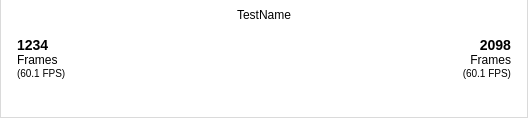
<?xml version="1.0" encoding="UTF-8"?>
<ui version="4.0">
 <class>DuelWidget</class>
 <widget class="QWidget" name="DuelWidget">
  <property name="geometry">
   <rect>
    <x>0</x>
    <y>0</y>
    <width>528</width>
    <height>118</height>
   </rect>
  </property>
  <property name="sizePolicy">
   <sizepolicy hsizetype="Preferred" vsizetype="MinimumExpanding">
    <horstretch>0</horstretch>
    <verstretch>0</verstretch>
   </sizepolicy>
  </property>
  <property name="minimumSize">
   <size>
    <width>0</width>
    <height>118</height>
   </size>
  </property>
  <property name="maximumSize">
   <size>
    <width>16777215</width>
    <height>118</height>
   </size>
  </property>
  <property name="windowTitle">
   <string>Form</string>
  </property>
  <property name="styleSheet">
   <string notr="true">QWidget#mainWidget
{
	background-color: #dadada;
}

QWidget#centerPanel,#yourPanel,#otherPanel
{
	background-color: #fff;
}

QLabel#testNameLabel
{
	font-size: 12px;
}

QLabel#testIconLabel
{
	border-image: url(:/gl_manhattan.png) stretch stretch 0 0 0 0;
}

QLabel#indicatorLabelRight
{
	border-image: url(:/duel_red_arrow.png) stretch stretch 0 0 0 0;
	color: #fff;
	font-size: 12px;
}

QLabel#indicatorLabelLeft
{
	color: #fff;
	font-size: 12px;
	border-image: url(:/duel_green_arrow.png) stretch stretch 0 0 0 0;
}

QWidget#yourScoreLabel,#otherScoreLabel
{
	font-size: 14px;
	font-weight: bold;
}

QWidget#yourMetricLabel,#otherMetricLabel
{
	font-size: 12px;
}

QWidget#yourFpsLabel,#otherFpsLabel
{
	font-size: 10px;
}</string>
  </property>
  <property name="blueArrowLeft" stdset="0">
   <string>:/duel_blue_arrow_left.png</string>
  </property>
  <property name="blueArrowRight" stdset="0">
   <string>:/duel_blue_arrow_right.png</string>
  </property>
  <property name="redArrow" stdset="0">
   <string>:/duel_red_arrow.png</string>
  </property>
  <property name="greenArrow" stdset="0">
   <string>:/duel_green_arrow.png</string>
  </property>
  <property name="blankArrow" stdset="0">
   <string>:/duel_arrow_blank.png</string>
  </property>
  <layout class="QVBoxLayout" name="verticalLayout_2">
   <property name="spacing">
    <number>0</number>
   </property>
   <property name="leftMargin">
    <number>0</number>
   </property>
   <property name="topMargin">
    <number>0</number>
   </property>
   <property name="rightMargin">
    <number>0</number>
   </property>
   <property name="bottomMargin">
    <number>0</number>
   </property>
   <item>
    <widget class="QWidget" name="mainWidget" native="true">
     <property name="sizePolicy">
      <sizepolicy hsizetype="Preferred" vsizetype="MinimumExpanding">
       <horstretch>0</horstretch>
       <verstretch>0</verstretch>
      </sizepolicy>
     </property>
     <layout class="QHBoxLayout" name="horizontalLayout_2" stretch="1,1,1">
      <property name="spacing">
       <number>0</number>
      </property>
      <property name="leftMargin">
       <number>1</number>
      </property>
      <property name="topMargin">
       <number>0</number>
      </property>
      <property name="rightMargin">
       <number>1</number>
      </property>
      <property name="bottomMargin">
       <number>1</number>
      </property>
      <item>
       <widget class="QWidget" name="yourPanel" native="true">
        <layout class="QVBoxLayout" name="verticalLayout_6">
         <property name="spacing">
          <number>0</number>
         </property>
         <property name="leftMargin">
          <number>16</number>
         </property>
         <property name="topMargin">
          <number>6</number>
         </property>
         <property name="rightMargin">
          <number>16</number>
         </property>
         <property name="bottomMargin">
          <number>6</number>
         </property>
         <item>
          <spacer name="verticalSpacer_2">
           <property name="orientation">
            <enum>Qt::Vertical</enum>
           </property>
           <property name="sizeHint" stdset="0">
            <size>
             <width>20</width>
             <height>40</height>
            </size>
           </property>
          </spacer>
         </item>
         <item>
          <widget class="QLabel" name="yourScoreLabel">
           <property name="text">
            <string>1234</string>
           </property>
           <property name="alignment">
            <set>Qt::AlignBottom|Qt::AlignLeading|Qt::AlignLeft</set>
           </property>
          </widget>
         </item>
         <item>
          <widget class="QLabel" name="yourMetricLabel">
           <property name="text">
            <string>Frames</string>
           </property>
           <property name="alignment">
            <set>Qt::AlignLeading|Qt::AlignLeft|Qt::AlignVCenter</set>
           </property>
          </widget>
         </item>
         <item>
          <widget class="QLabel" name="yourFpsLabel">
           <property name="text">
            <string>(60.1 FPS)</string>
           </property>
           <property name="alignment">
            <set>Qt::AlignLeading|Qt::AlignLeft|Qt::AlignTop</set>
           </property>
          </widget>
         </item>
         <item>
          <spacer name="verticalSpacer">
           <property name="orientation">
            <enum>Qt::Vertical</enum>
           </property>
           <property name="sizeHint" stdset="0">
            <size>
             <width>20</width>
             <height>40</height>
            </size>
           </property>
          </spacer>
         </item>
        </layout>
       </widget>
      </item>
      <item>
       <widget class="QWidget" name="centerPanel" native="true">
        <layout class="QVBoxLayout" name="verticalLayout_3" stretch="1,5">
         <property name="spacing">
          <number>0</number>
         </property>
         <property name="leftMargin">
          <number>0</number>
         </property>
         <property name="topMargin">
          <number>4</number>
         </property>
         <property name="rightMargin">
          <number>0</number>
         </property>
         <property name="bottomMargin">
          <number>4</number>
         </property>
         <item>
          <widget class="QLabel" name="testNameLabel">
           <property name="text">
            <string>TestName</string>
           </property>
           <property name="alignment">
            <set>Qt::AlignBottom|Qt::AlignHCenter</set>
           </property>
          </widget>
         </item>
         <item>
          <widget class="QWidget" name="indicatorWidget" native="true">
           <property name="sizePolicy">
            <sizepolicy hsizetype="Preferred" vsizetype="Preferred">
             <horstretch>0</horstretch>
             <verstretch>0</verstretch>
            </sizepolicy>
           </property>
           <layout class="QHBoxLayout" name="horizontalLayout_3" stretch="1,1,1">
            <property name="spacing">
             <number>1</number>
            </property>
            <property name="leftMargin">
             <number>0</number>
            </property>
            <property name="topMargin">
             <number>0</number>
            </property>
            <property name="rightMargin">
             <number>0</number>
            </property>
            <property name="bottomMargin">
             <number>0</number>
            </property>
            <item>
             <widget class="QWidget" name="leftWidget" native="true">
              <layout class="QHBoxLayout" name="horizontalLayout_4">
               <property name="spacing">
                <number>0</number>
               </property>
               <property name="leftMargin">
                <number>0</number>
               </property>
               <property name="topMargin">
                <number>0</number>
               </property>
               <property name="rightMargin">
                <number>0</number>
               </property>
               <property name="bottomMargin">
                <number>0</number>
               </property>
               <item>
                <spacer name="horizontalSpacer">
                 <property name="orientation">
                  <enum>Qt::Horizontal</enum>
                 </property>
                 <property name="sizeHint" stdset="0">
                  <size>
                   <width>40</width>
                   <height>20</height>
                  </size>
                 </property>
                </spacer>
               </item>
               <item>
                <widget class="QLabel" name="indicatorLabelLeft">
                 <property name="minimumSize">
                  <size>
                   <width>58</width>
                   <height>64</height>
                  </size>
                 </property>
                 <property name="maximumSize">
                  <size>
                   <width>58</width>
                   <height>64</height>
                  </size>
                 </property>
                 <property name="text">
                  <string>23.87%</string>
                 </property>
                 <property name="alignment">
                  <set>Qt::AlignCenter</set>
                 </property>
                 <property name="margin">
                  <number>0</number>
                 </property>
                 <property name="indent">
                  <number>0</number>
                 </property>
                </widget>
               </item>
              </layout>
             </widget>
            </item>
            <item>
             <widget class="QLabel" name="testIconLabel">
              <property name="minimumSize">
               <size>
                <width>64</width>
                <height>64</height>
               </size>
              </property>
              <property name="maximumSize">
               <size>
                <width>64</width>
                <height>64</height>
               </size>
              </property>
              <property name="text">
               <string/>
              </property>
              <property name="scaledContents">
               <bool>true</bool>
              </property>
              <property name="alignment">
               <set>Qt::AlignCenter</set>
              </property>
             </widget>
            </item>
            <item>
             <widget class="QWidget" name="rightWidget" native="true">
              <layout class="QHBoxLayout" name="horizontalLayout_5">
               <property name="spacing">
                <number>0</number>
               </property>
               <property name="leftMargin">
                <number>0</number>
               </property>
               <property name="topMargin">
                <number>0</number>
               </property>
               <property name="rightMargin">
                <number>0</number>
               </property>
               <property name="bottomMargin">
                <number>0</number>
               </property>
               <item>
                <widget class="QLabel" name="indicatorLabelRight">
                 <property name="minimumSize">
                  <size>
                   <width>58</width>
                   <height>64</height>
                  </size>
                 </property>
                 <property name="maximumSize">
                  <size>
                   <width>58</width>
                   <height>64</height>
                  </size>
                 </property>
                 <property name="text">
                  <string>10.90%</string>
                 </property>
                 <property name="alignment">
                  <set>Qt::AlignCenter</set>
                 </property>
                 <property name="margin">
                  <number>0</number>
                 </property>
                 <property name="indent">
                  <number>0</number>
                 </property>
                </widget>
               </item>
               <item>
                <spacer name="horizontalSpacer_2">
                 <property name="orientation">
                  <enum>Qt::Horizontal</enum>
                 </property>
                 <property name="sizeHint" stdset="0">
                  <size>
                   <width>40</width>
                   <height>20</height>
                  </size>
                 </property>
                </spacer>
               </item>
              </layout>
             </widget>
            </item>
           </layout>
          </widget>
         </item>
        </layout>
       </widget>
      </item>
      <item>
       <widget class="QWidget" name="otherPanel" native="true">
        <layout class="QVBoxLayout" name="verticalLayout_5" stretch="0,0,0,0,0">
         <property name="spacing">
          <number>0</number>
         </property>
         <property name="leftMargin">
          <number>16</number>
         </property>
         <property name="topMargin">
          <number>6</number>
         </property>
         <property name="rightMargin">
          <number>16</number>
         </property>
         <property name="bottomMargin">
          <number>6</number>
         </property>
         <item>
          <spacer name="verticalSpacer_4">
           <property name="orientation">
            <enum>Qt::Vertical</enum>
           </property>
           <property name="sizeHint" stdset="0">
            <size>
             <width>20</width>
             <height>40</height>
            </size>
           </property>
          </spacer>
         </item>
         <item>
          <widget class="QLabel" name="otherScoreLabel">
           <property name="text">
            <string>2098</string>
           </property>
           <property name="alignment">
            <set>Qt::AlignBottom|Qt::AlignRight|Qt::AlignTrailing</set>
           </property>
          </widget>
         </item>
         <item>
          <widget class="QLabel" name="otherMetricLabel">
           <property name="text">
            <string>Frames</string>
           </property>
           <property name="alignment">
            <set>Qt::AlignRight|Qt::AlignTrailing|Qt::AlignVCenter</set>
           </property>
          </widget>
         </item>
         <item>
          <widget class="QLabel" name="otherFpsLabel">
           <property name="text">
            <string>(60.1 FPS)</string>
           </property>
           <property name="alignment">
            <set>Qt::AlignRight|Qt::AlignTop|Qt::AlignTrailing</set>
           </property>
          </widget>
         </item>
         <item>
          <spacer name="verticalSpacer_3">
           <property name="orientation">
            <enum>Qt::Vertical</enum>
           </property>
           <property name="sizeHint" stdset="0">
            <size>
             <width>20</width>
             <height>40</height>
            </size>
           </property>
          </spacer>
         </item>
        </layout>
       </widget>
      </item>
     </layout>
    </widget>
   </item>
  </layout>
 </widget>
 <resources>
  <include location="resources.qrc"/>
 </resources>
 <connections/>
</ui>
